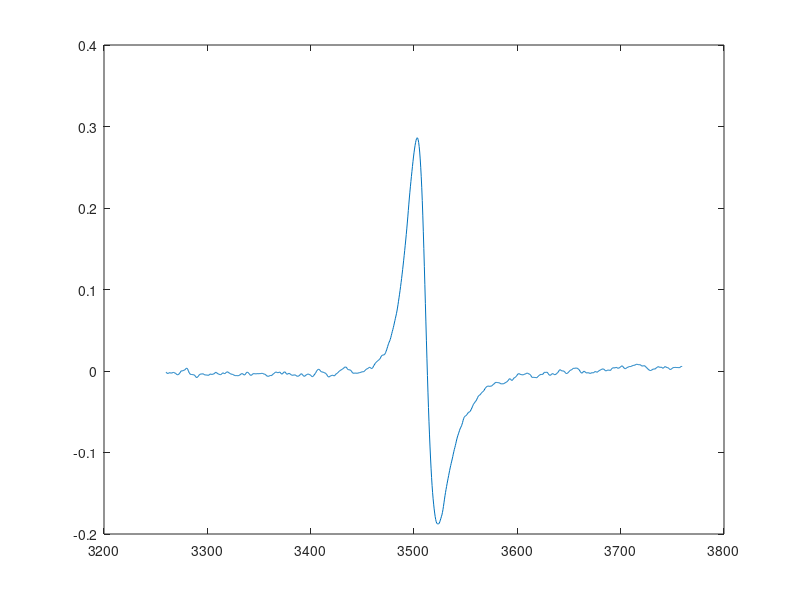

Source code (MATLAB): (Note: this script raises an error after producing the figure.)
%%  1
 
clear all
clc
 
data = load('1.txt');
x = data(:,1)';
y = data(:,2)';
 
plot(x,y)
 
 
% testFx = b(4)*((b(3)*(1-((x-b(2))/b(1)).^2)-2*(x-b(2))/b(1))/((1+((x-b(2))/b(1)).^5).^2))
 
% testFy = (-b(3)*(1-((x+b(2))/b(1)).^2)-2*(x+b(2))/b(1))/((1+((x+b(2))/b(1)).^2).^2)
 
 
fun = @(b,x)( ...
    b(4)* ...
    ( ...
        ( ...
            b(3)*(1-((x-b(2))/b(1)).^2) ...
            - 2*(x-b(2))/b(1) ...
        ) ...
        / ((1+((x-b(2))/b(1)).^5).^2) ...
    ) ...
    + (-b(3)*(1-((x+b(2))/b(1)).^2)-2*(x+b(2))/b(1)) ...
    / ((1+((x+b(2))/b(1)).^2).^2) ...
    );
 
% b4 alfi ; b3 Amplify ; b2 Hres ;  b1 Width
 

 
 

 
 
b0 = [2 3511 1 60];  %初始值
 
lb = [1 3450 -100 0];
 
ub = [400 3600 200 10];
 

 
 
b = lsqcurvefit(fun,b0,x,y,lb,ub);
 

 
 

 
 
y1 = b(4)*((b(3)*(1-((x-b(2))/b(1)).^2)-2*(x-b(2))/b(1))/((1+((x-b(2))/b(1)).^2).^2)+(-b(3)*(1-((x+b(2))/b(1)).^2)-2*(x+b(2))/b(1))/((1+((x+b(2))/b(1)).^2).^2));
 
plot(x,y,':',x,fun(b,x),'r',x,y1,'k')
 
xlabel('x'),ylabel('y')
 
legend('data','fit','Dyson')
 
title('Dyson')
